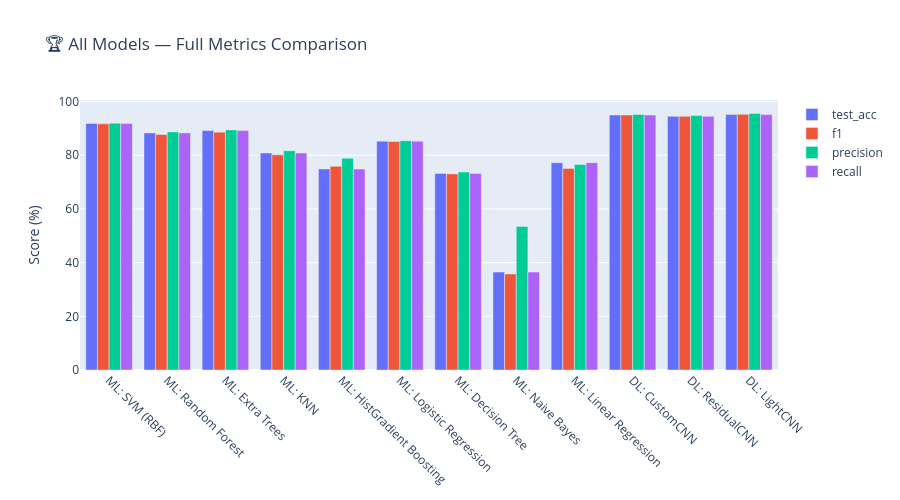
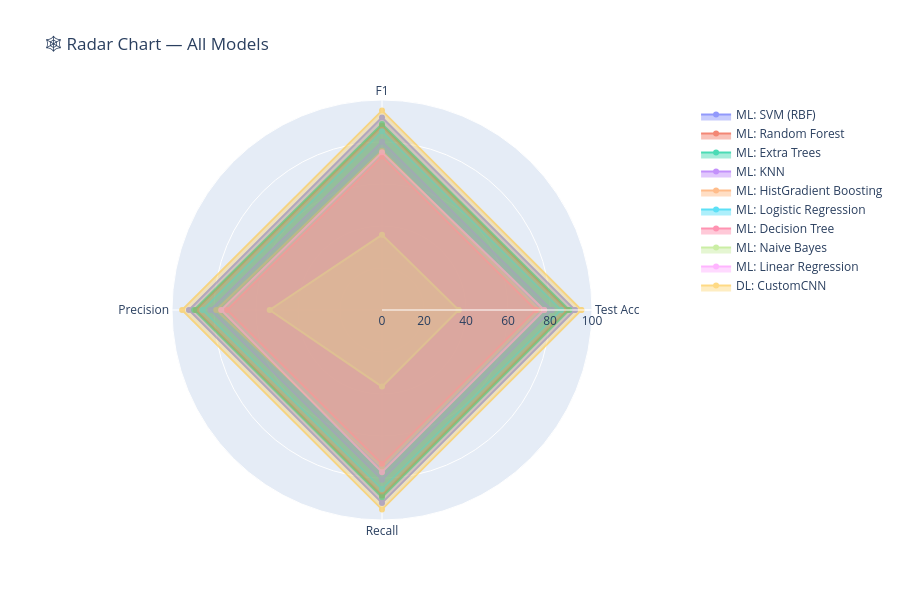

Notebook source saved alongside these figures, in order:
### Markdown cell above
##  Cell 15 — Full Comparison: ML vs DL (Radar + Bar)

### Code cell
all_results = {}
for name, res in ml_results.items():
    all_results[f'ML: {name}'] = {
        'test_acc': res['test_acc'], 'f1': res['f1'],
        'precision': res['precision'], 'recall': res['recall'],
        'type': 'ML'
    }
for name, res in dl_results.items():
    all_results[f'DL: {name}'] = {
        'test_acc': res['test_acc'], 'f1': res['f1'],
        'precision': res['precision'], 'recall': res['recall'],
        'type': 'DL'
    }

comp_df = pd.DataFrame(all_results).T.reset_index().rename(columns={'index':'Model'})
for col in ['test_acc','f1','precision','recall']:
    comp_df[col] = comp_df[col].astype(float)

print('📊 Full Comparison Table:')
print(comp_df[['Model','test_acc','f1','precision','recall']].sort_values('test_acc', ascending=False).to_string(index=False, float_format='%.2f'))

fig_comp = go.Figure()
type_colors = {'ML': '#EF553B', 'DL': '#636EFA'}
for metric in ['test_acc','f1','precision','recall']:
    fig_comp.add_trace(go.Bar(
        name=metric,
        x=comp_df['Model'],
        y=comp_df[metric],
    ))
fig_comp.update_layout(
    barmode='group', title='🏆 All Models — Full Metrics Comparison',
    yaxis_title='Score (%)', height=500,
    xaxis_tickangle=45
)
fig_comp.write_html(os.path.join(FIGURES_DIR, 'full_comparison.html'))
fig_comp.show()

categories = ['Test Acc', 'F1', 'Precision', 'Recall']
fig_radar = go.Figure()
palette = ['#636EFA','#EF553B','#00CC96','#AB63FA','#FFA15A','#19D3F3',
           '#FF6692','#B6E880','#FF97FF','#FECB52']

for (model, row), color in zip(comp_df.iterrows(), palette):
    vals = [row['test_acc'], row['f1'], row['precision'], row['recall']]
    fig_radar.add_trace(go.Scatterpolar(
        r=vals + [vals[0]],
        theta=categories + [categories[0]],
        fill='toself', name=row['Model'],
        line_color=color, opacity=0.7
    ))

fig_radar.update_layout(
    polar=dict(radialaxis=dict(visible=True, range=[0, 100])),
    title='🕸️ Radar Chart — All Models',
    height=600
)
fig_radar.write_html(os.path.join(FIGURES_DIR, 'radar_chart.html'))
fig_radar.show()

best_model = comp_df.loc[comp_df['test_acc'].idxmax(), 'Model']
print(f'\n🥇 Overall Best Model: {best_model}')

### Figure 1 — Plotly figure (JSON) as saved in the notebook; plotly's stock layout.template omitted (floating-point values rounded to 4 significant figures)
{"data": [{"name": "test_acc", "type": "bar", "x": ["ML: SVM (RBF)", "ML: Random Forest", "ML: Extra Trees", "ML: KNN", "ML: HistGradient Boosting", "ML: Logistic Regression", "ML: Decision Tree", "ML: Naive Bayes", "ML: Linear Regression", "DL: CustomCNN", "DL: ResidualCNN", "DL: LightCNN"], "y": [91.86, 88.32, 89.17, 80.84, 74.87, 85.24, 73.23, 36.48, 77.23, 94.95, 94.49, 95.14]}, {"name": "f1", "type": "bar", "x": ["ML: SVM (RBF)", "ML: Random Forest", "ML: Extra Trees", "ML: KNN", "ML: HistGradient Boosting", "ML: Logistic Regression", "ML: Decision Tree", "ML: Naive Bayes", "ML: Linear Regression", "DL: CustomCNN", "DL: ResidualCNN", "DL: LightCNN"], "y": [91.69, 87.73, 88.6, 80.14, 75.87, 85.09, 73.05, 35.79, 75.06, 94.98, 94.53, 95.22]}, {"name": "precision", "type": "bar", "x": ["ML: SVM (RBF)", "ML: Random Forest", "ML: Extra Trees", "ML: KNN", "ML: HistGradient Boosting", "ML: Logistic Regression", "ML: Decision Tree", "ML: Naive Bayes", "ML: Linear Regression", "DL: CustomCNN", "DL: ResidualCNN", "DL: LightCNN"], "y": [91.94, 88.69, 89.44, 81.68, 78.91, 85.4, 73.74, 53.48, 76.57, 95.19, 94.81, 95.54]}, {"name": "recall", "type": "bar", "x": ["ML: SVM (RBF)", "ML: Random Forest", "ML: Extra Trees", "ML: KNN", "ML: HistGradient Boosting", "ML: Logistic Regression", "ML: Decision Tree", "ML: Naive Bayes", "ML: Linear Regression", "DL: CustomCNN", "DL: ResidualCNN", "DL: LightCNN"], "y": [91.86, 88.32, 89.17, 80.84, 74.87, 85.24, 73.23, 36.48, 77.23, 94.95, 94.49, 95.14]}], "layout": {"barmode": "group", "height": 500, "title": {"text": "🏆 All Models — Full Metrics Comparison"}, "xaxis": {"tickangle": 45}, "yaxis": {"title": {"text": "Score (%)"}}}}

### Figure 2 — Plotly figure (JSON) as saved in the notebook; plotly's stock layout.template omitted (floating-point values rounded to 4 significant figures)
{"data": [{"fill": "toself", "line": {"color": "#636EFA"}, "name": "ML: SVM (RBF)", "opacity": 0.7, "r": [91.86, 91.69, 91.94, 91.86, 91.86], "theta": ["Test Acc", "F1", "Precision", "Recall", "Test Acc"], "type": "scatterpolar"}, {"fill": "toself", "line": {"color": "#EF553B"}, "name": "ML: Random Forest", "opacity": 0.7, "r": [88.32, 87.73, 88.69, 88.32, 88.32], "theta": ["Test Acc", "F1", "Precision", "Recall", "Test Acc"], "type": "scatterpolar"}, {"fill": "toself", "line": {"color": "#00CC96"}, "name": "ML: Extra Trees", "opacity": 0.7, "r": [89.17, 88.6, 89.44, 89.17, 89.17], "theta": ["Test Acc", "F1", "Precision", "Recall", "Test Acc"], "type": "scatterpolar"}, {"fill": "toself", "line": {"color": "#AB63FA"}, "name": "ML: KNN", "opacity": 0.7, "r": [80.84, 80.14, 81.68, 80.84, 80.84], "theta": ["Test Acc", "F1", "Precision", "Recall", "Test Acc"], "type": "scatterpolar"}, {"fill": "toself", "line": {"color": "#FFA15A"}, "name": "ML: HistGradient Boosting", "opacity": 0.7, "r": [74.87, 75.87, 78.91, 74.87, 74.87], "theta": ["Test Acc", "F1", "Precision", "Recall", "Test Acc"], "type": "scatterpolar"}, {"fill": "toself", "line": {"color": "#19D3F3"}, "name": "ML: Logistic Regression", "opacity": 0.7, "r": [85.24, 85.09, 85.4, 85.24, 85.24], "theta": ["Test Acc", "F1", "Precision", "Recall", "Test Acc"], "type": "scatterpolar"}, {"fill": "toself", "line": {"color": "#FF6692"}, "name": "ML: Decision Tree", "opacity": 0.7, "r": [73.23, 73.05, 73.74, 73.23, 73.23], "theta": ["Test Acc", "F1", "Precision", "Recall", "Test Acc"], "type": "scatterpolar"}, {"fill": "toself", "line": {"color": "#B6E880"}, "name": "ML: Naive Bayes", "opacity": 0.7, "r": [36.48, 35.79, 53.48, 36.48, 36.48], "theta": ["Test Acc", "F1", "Precision", "Recall", "Test Acc"], "type": "scatterpolar"}, {"fill": "toself", "line": {"color": "#FF97FF"}, "name": "ML: Linear Regression", "opacity": 0.7, "r": [77.23, 75.06, 76.57, 77.23, 77.23], "theta": ["Test Acc", "F1", "Precision", "Recall", "Test Acc"], "type": "scatterpolar"}, {"fill": "toself", "line": {"color": "#FECB52"}, "name": "DL: CustomCNN", "opacity": 0.7, "r": [94.95, 94.98, 95.19, 94.95, 94.95], "theta": ["Test Acc", "F1", "Precision", "Recall", "Test Acc"], "type": "scatterpolar"}], "layout": {"height": 600, "polar": {"radialaxis": {"range": [0, 100], "visible": true}}, "title": {"text": "🕸️ Radar Chart — All Models"}}}
